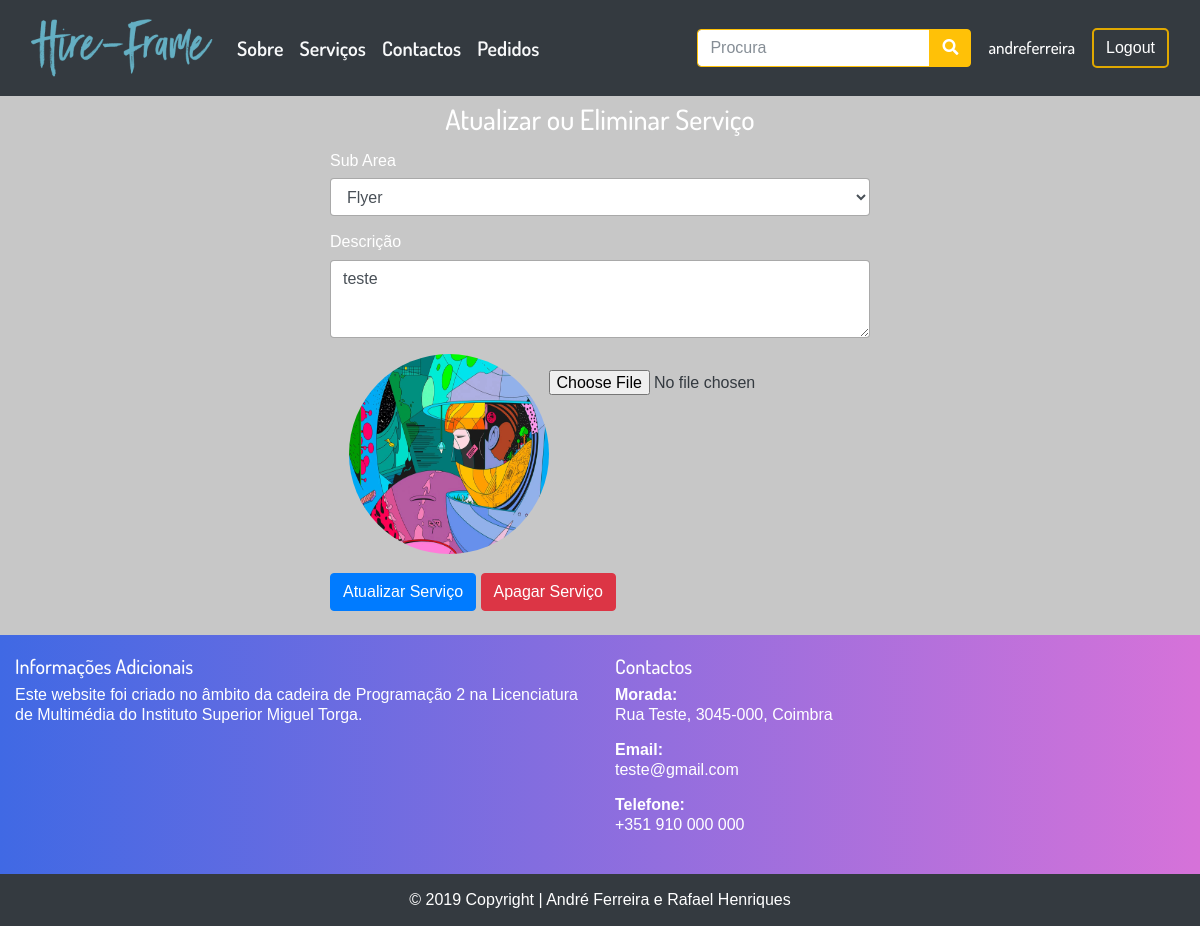
The page /index.php?op=gerirservicos&idservico=17 (signed in) on the database its author committed.
### tables this page shows
CREATE TABLE IF NOT EXISTS `servico` (
  `id_utilizador` int(11) NOT NULL,
  `id_subarea` int(11) NOT NULL,
  `data` datetime NOT NULL DEFAULT CURRENT_TIMESTAMP ON UPDATE CURRENT_TIMESTAMP,
  `id_servico` int(11) NOT NULL AUTO_INCREMENT,
  `descricao` varchar(255) NOT NULL,
  `img_service` varchar(255) NOT NULL DEFAULT 'http://localhost/projetofinal/img/uploads/exemplo.jpg',
  PRIMARY KEY (`id_servico`),
  KEY `fk_id_utilizador_utilizador` (`id_utilizador`),
  KEY `fk_id_subarea_subarea` (`id_subarea`)
);

CREATE TABLE IF NOT EXISTS `subarea` (
  `id_subarea` int(11) NOT NULL AUTO_INCREMENT,
  `nome` varchar(50) NOT NULL,
  `data` datetime NOT NULL DEFAULT CURRENT_TIMESTAMP ON UPDATE CURRENT_TIMESTAMP,
  `id_area` int(11) NOT NULL,
  `img_subarea` varchar(255) NOT NULL,
  PRIMARY KEY (`id_subarea`),
  KEY `fk_id_area_area` (`id_area`)
);

### inc/gerirservicos.inc.php (the view, shortened to what this page needs)
<?php if(isset($_SESSION['username'],$_SESSION['id_utilizador'])){
$id = $_SESSION["id_utilizador"];
?>
<div class ="container">
<div class="row justify-content-center">
<div class="col-md-6">
          <div class="col-md-12 text-center p-2">
                <h3 class="">Atualizar ou Eliminar Serviço</h3>
          </div>
<?php
   $id_servico = $_REQUEST["idservico"];
  $db = new PDO("mysql:host=localhost; dbname=projetofinal","root","");
  $dados = $db->query("SELECT subarea.nome, servico.descricao, servico.id_subarea AS 'servico associado', servico.id_servico, servico.img_service FROM servico JOIN utilizador ON servico.id_utilizador = utilizador.id_utilizador JOIN subarea ON servico.id_subarea = subarea.id_subarea JOIN area ON subarea.id_area = area.id_area WHERE utilizador.id_utilizador = $id AND servico.id_servico = $id_servico");
  foreach($dados as $row) {
    echo'
<form method="post" action="" enctype="multipart/form-data">
  <div class="form-group">
    <label for="exampleFormControlSelect2">Sub Area</label>
    <select class="form-control" name="subareaupdate">
    <option class="bg-dark" value="'.$row['servico associado'].'"selected>'.$row['nome'].'</option>';
   echo '
   <li class="list-group-item text-dark">'.$row["nome"].'</li>
   </select>
  </div>
  <div class="form-group">
    <label for="exampleFormControlTextarea1">Descrição</label>
    <textarea class="form-control" id="exampleFormControlTextarea1" name="descricao" rows="3">'.$row["descricao"].'</textarea>
  </div>
  <div class="row justify-content-center">
      <img src="'.$row["img_service"].'" class="rounded-circle" width="200px" height="200px";>
      <input type="file" name="imagemservico" class="form-control-file my-3 text-dark" accept="image/x-png,image/jpeg"/>
  </div><br>
  <div class="form-actions">
     <button type="submit" name="submitservice" class="btn btn-primary ml-auto">Atualizar Serviço</button>
     <button type="submit" name="deleteservice" class="btn btn-danger ml-auto">Apagar Serviço</button>
   </div>
</form>';
    }
    ?>
</div>
</div>
</div>
<?php
}
?>

### css/costum.css (style rules this page uses)
* { margin: 0; padding: 0; font-size: 100%; border: none; outline: none; line-height: 1.22; color: #fff; box-sizing: border-box; font-family: 'Dosis', sans-serif; }
body { background-repeat: no-repeat; background-position: center center; background-attachment: fixed; background-color: #c7c7c7; }

### rows shown on the page
servico: subareaupdate "Flyer", descricao "teste", img_service (picture)

### other values the page prints
$_SESSION["username"] "andreferreira"
